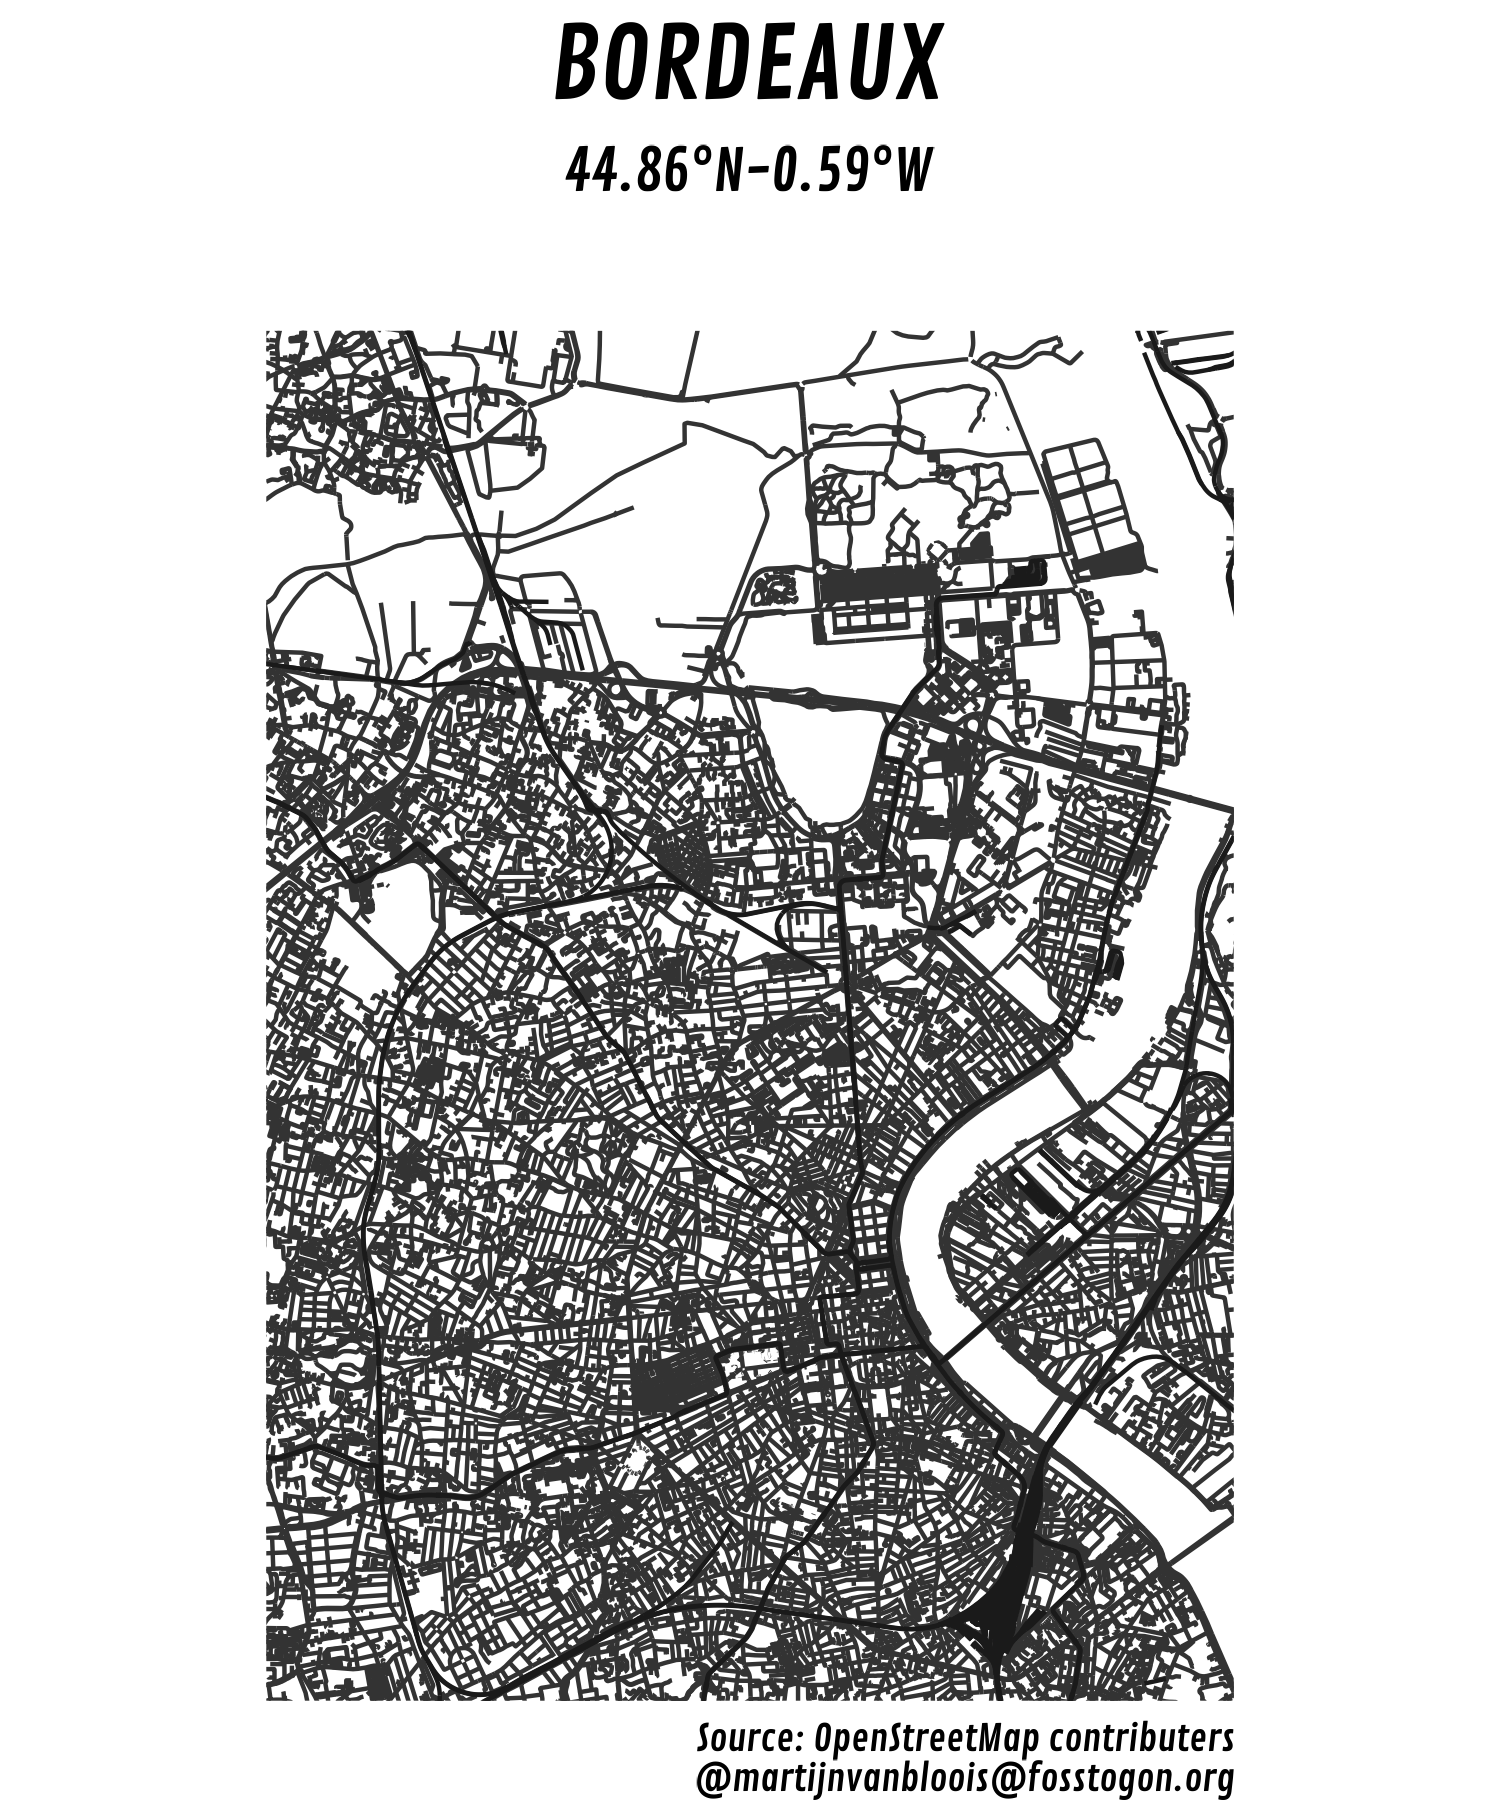

Recreate this plot in R.

library(osmdata)
library(ggplot2)
library(stringr)
library(showtext)

# fonts
font_add_google(name = "Contrail One", family = "font")
showtext_opts(dpi = 300)
showtext_auto(enable = TRUE)

# city
city <- "Bordeaux"

city_bb <- getbb(city)


center <- colMeans(t(city_bb))

title <- str_to_upper(city)
subtitle <- paste0(round(center[2], 2), "°N", round(center[1], 2), "°W\n\n")

roads <- city_bb %>%
  opq() %>%
  add_osm_feature(key = "highway") %>%
  osmdata_sf()

railways <- city_bb %>%
  opq() %>%
  add_osm_feature(key = "railway") %>%
  osmdata_sf()

map <- ggplot() +
  geom_sf(data = roads$osm_lines,
          colour = "gray20") +
  geom_sf(data = railways$osm_lines,
          colour = "gray10") +
  labs(title = title,
       subtitle = subtitle,
       caption = "Source: OpenStreetMap contributers\n@martijnvanbloois@fosstogon.org") +
  coord_sf(xlim = c(city_bb[1], city_bb[3]), 
           ylim = c(city_bb[2], city_bb[4]),
           expand = FALSE) +
  theme_void() +
  theme(text = element_text(family = "font"),
        plot.title = element_text(face = "bold",
                                  size = 24,
                                  hjust = 0.5),
        plot.subtitle = element_text(size = 14,
                                     hjust = 0.5)
  )

ggsave(paste0("./2022/13_5_Minute_Map.png"),
       map,
       width = 5, height = 6, dpi = 300,
       device = "png")
